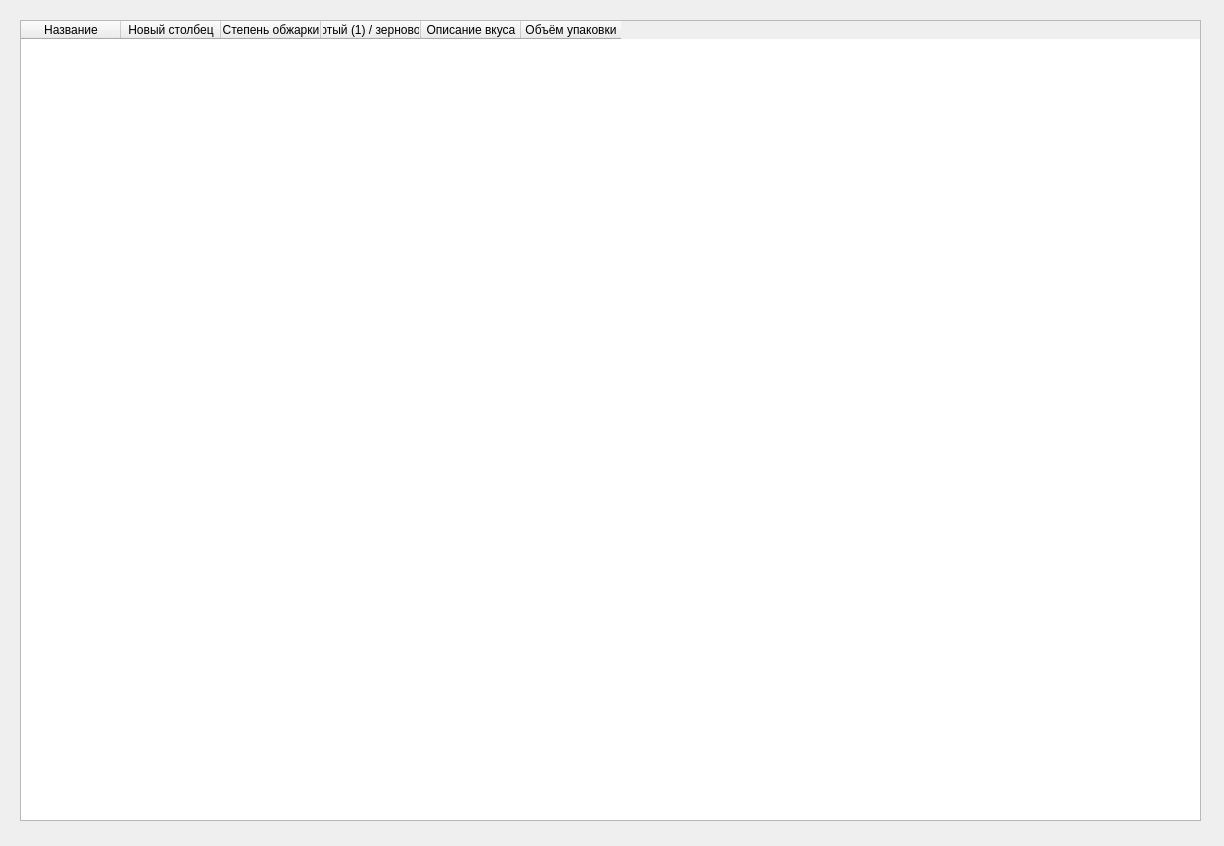
<?xml version="1.0" encoding="UTF-8"?>
<ui version="4.0">
 <class>MainWindow</class>
 <widget class="QMainWindow" name="MainWindow">
  <property name="geometry">
   <rect>
    <x>0</x>
    <y>0</y>
    <width>1224</width>
    <height>846</height>
   </rect>
  </property>
  <property name="windowTitle">
   <string>Espresso</string>
  </property>
  <widget class="QWidget" name="centralwidget">
   <widget class="QTableWidget" name="tableWidget">
    <property name="geometry">
     <rect>
      <x>20</x>
      <y>20</y>
      <width>1181</width>
      <height>801</height>
     </rect>
    </property>
    <column>
     <property name="text">
      <string>Название</string>
     </property>
    </column>
    <column>
     <property name="text">
      <string>Новый столбец</string>
     </property>
    </column>
    <column>
     <property name="text">
      <string>Степень обжарки</string>
     </property>
    </column>
    <column>
     <property name="text">
      <string>Молотый (1) / зерновой (0)</string>
     </property>
    </column>
    <column>
     <property name="text">
      <string>Описание вкуса</string>
     </property>
    </column>
    <column>
     <property name="text">
      <string>Объём упаковки</string>
     </property>
    </column>
   </widget>
  </widget>
 </widget>
 <resources/>
 <connections/>
</ui>
